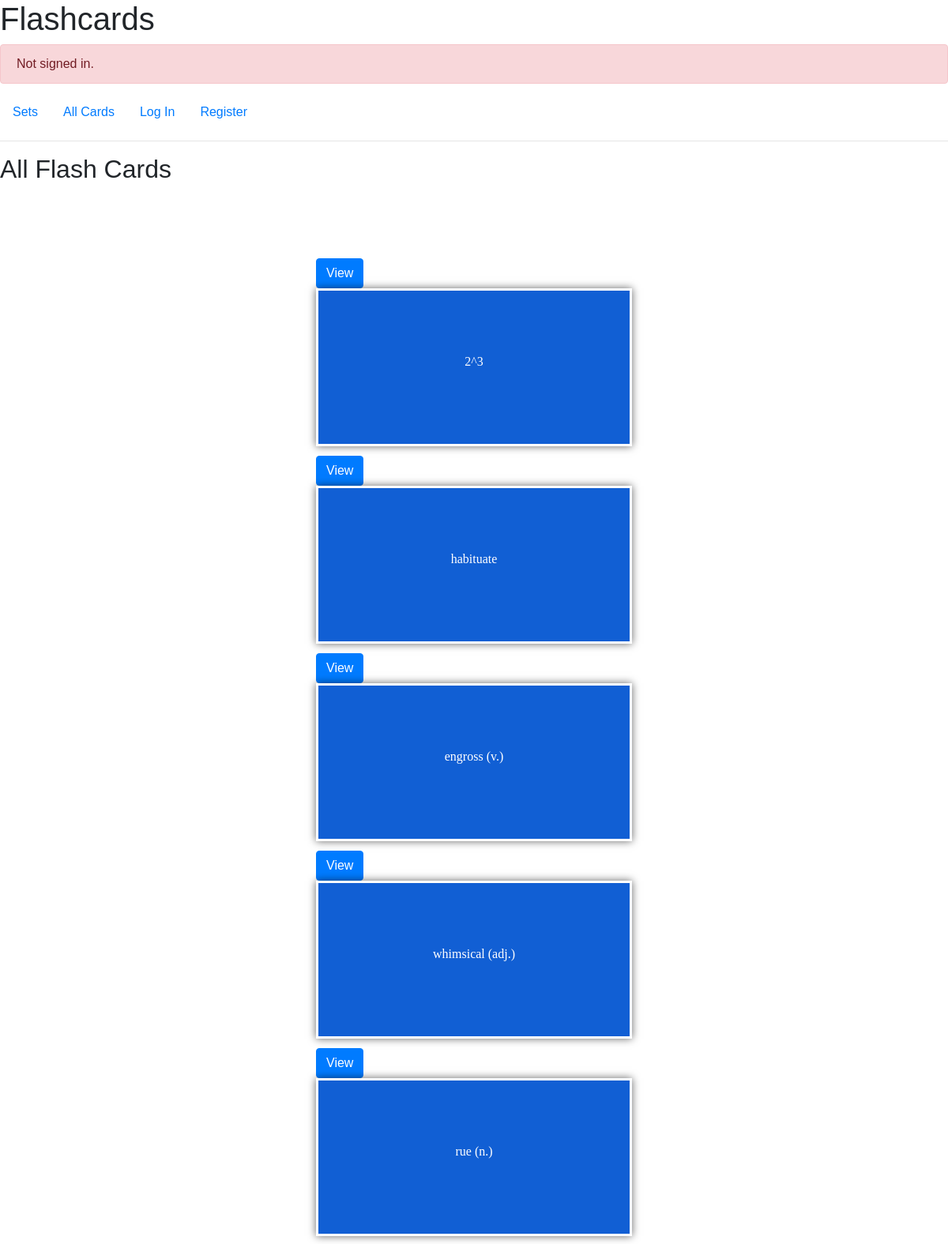
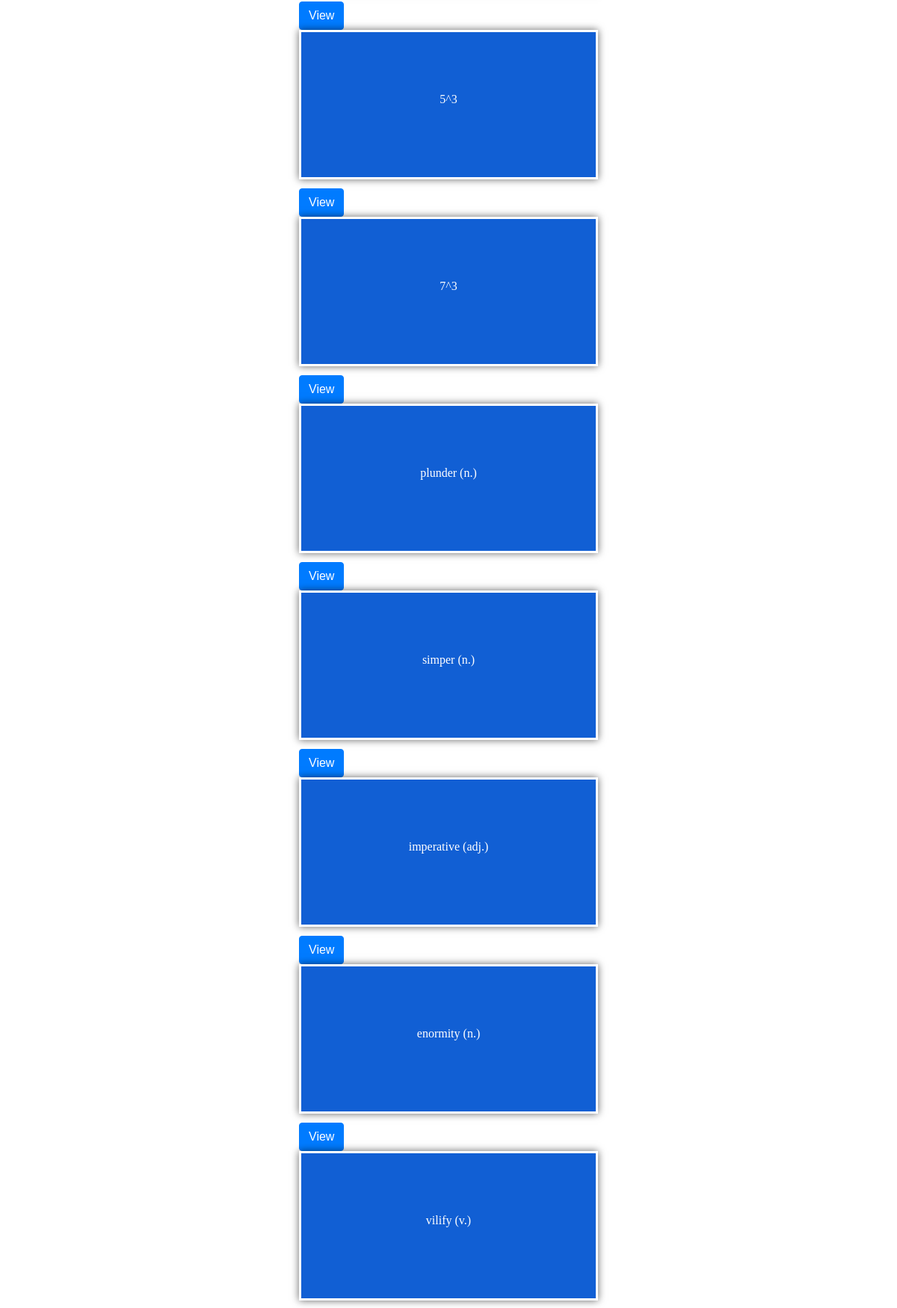
The page / (upper part) on the database its author committed (2 pictures, top to bottom).
### flashcards/models.py (models this page shows)
class Card(models.Model):
    category = models.CharField(max_length=128)
    title = models.CharField(max_length=128)
    meaning = models.TextField(default="")
    createdate = models.DateTimeField(auto_now_add=True)
    imageurl = models.CharField(max_length=1024
        ,default="")

### flashcards/views.py (the view)
# urls.py: path("", views.index, name="index"),
def index(request):
    is_maker= 'Maker' in request.user.groups.values_list('name', flat=True)
    cards = Card.objects.all()
    watched = 0
    watchcardids = Watchcard.objects.filter(user=request.user.username).order_by("-createdate").values_list('cardid',flat=True)
    if watchcardids:
        watched = len(watchcardids)
    return render(request, "flashcards/index.html", {"cards": cards, "is_maker": is_maker, "watched":watched
            , "jsonc" : serializers.serialize("json",cards)})

### flashcards/templates/flashcards/index.html (shortened to what this page needs)
{% extends "flashcards/layout.html" %}
{% block body %}
    <h2>All Flash Cards</h2>
    {% if cards %}
    	<div class="">
    		{% for card in cards%}
    		<div class="flipCard">
				<div id="btn-favorite" class="favorite"></div>
				<a href="{% url 'viewcard' card.id %}">
					<button type="button" class="btn btn-primary">View</button>
				</a>
  				<div id = "scard" class="scard" onclick="this.classList.toggle('flipped');">
    				<div id="title" class="side front">{{card.title}}</div>
    				<div id="define" class="side back">{{card.meaning}}</div>
 				</div>
			</div>
    		{% endfor %}
    	</div>
    {% endif %}
{% endblock %}

### flashcards/templates/flashcards/layout.html (shortened to what this page needs)
{% load static %}
<!DOCTYPE html>
<html lang="en">
    <head>
        <link rel="stylesheet" href="https://stackpath.bootstrapcdn.com/bootstrap/4.4.1/css/bootstrap.min.css">
        <link href="{% static 'flashcards/styles.css' %}" rel="stylesheet">
    </head>
    <body>
        <h1>Flashcards</h1>
        <div>
            {% if user.is_authenticated %}
                Signed in as <strong>{{ user.username }}</strong>.
            {% else %}
            	<div class="alert alert-danger" role="alert">Not signed in.</div>
            {% endif %}
        </div>
        <ul class="nav">
			<li class="nav-item">
                <a class="nav-link" href="{% url 'category' '0' %}">Sets</a>
            </li>
            <li class="nav-item">
                <a class="nav-link" href="{% url 'index' %}">All Cards</a>
            </li>
            {% if user.is_authenticated %}
            	<li class="nav-item">
                    <a class="nav-link" href="{% url 'watchcard' %}">Watched Cards
                    {% if watched%}
                    ({{watched}})
                    {% endif%}
                    </a>
                </li>
                {% if is_maker %}
                <li class="nav-item">
                    <a class="nav-link" href="{% url 'newcategory' %}">Create Set</a>
                </li>
                <li class="nav-item">
                    <a class="nav-link" href="{% url 'newcard' %}">Create Card</a>
                </li>
                {% endif %}
                <li class="nav-item">
                    <a class="nav-link" href="{% url 'logout' %}">Log Out</a>
                </li>
            {% else %}
                <li class="nav-item">
                    <a class="nav-link" href="{% url 'login' %}">Log In</a>
                </li>
                <li class="nav-item">
                    <a class="nav-link" href="{% url 'register' %}">Register</a>
                </li>
            {% endif %}
        </ul>
        <hr>
        {% block body %}
        {% endblock %}
    </body>
</html>

### flashcards/static/flashcards/styles.css (style rules this page uses)
body { font-family: Arial, Helvetica, sans-serif; }
.flipCard { -webkit-perspective: 800; -ms-perspective: 800; -moz-perspective: 800; -o-perspective: 800; width: 400px; height: 200px; position: relative; margin: 50px auto; }
.flipCard .scard { width: 100%; height: 100%; -webkit-transform-style: preserve-3d; -webkit-transition: 0.5s; -moz-transform-style: preserve-3d; -moz-transition: 0.5s; -ms-transform-style: preserve-3d; -ms-transition: 0.5s; -o-transform-style: preserve-3d; -o-transition: 0.5s; transform-style: preserve-3d; transition: 0.5s; }
.flipCard .scard .side { width: 100%; height: 100%; padding: 10px; cursor: pointer; position: absolute; box-sizing: border-box; z-index: 2; backface-visibility: hidden; -webkit-backface-visibility: hidden; -moz-backface-visibility: hidden; -ms-backface-visibility: hidden; -o-backface-visibility: hidden; box-shadow: 0 0 10px rgba(0,0,0,0.6); overflow: auto; }
.flipCard .scard .back { color: black; transform:rotatey(-180deg); -ms-transform:rotatey(-180deg); -moz-transform:rotatey(-180deg); -webkit-transform:rotatey(-180deg); -o-transform:rotatey(-180deg); }
.flipCard .scard .front { font-family: Georgia; font-size: 1em; text-align: center; line-height: 160px; background-color: #115fd4; border: 3px solid white; color: white; }
.flipCard .scard .back { background-color:#4d86db; border: 3px solid white; text-align: center; color: black; padding-top: 50px; font-family: Georgia; font-size: 12px; }

### rows shown on the page
Card: title "habituate"
Card: title "engross (v.)"
Card: title "whimsical (adj.)"
Card: title "rue (n.)"
Card: title "5^3"
Card: title "7^3"
Card: title "plunder (n.)"
Card: title "simper (n.)"
Card: title "imperative (adj.)"
Card: title "enormity (n.)"
Card: title "vilify (v.)"
